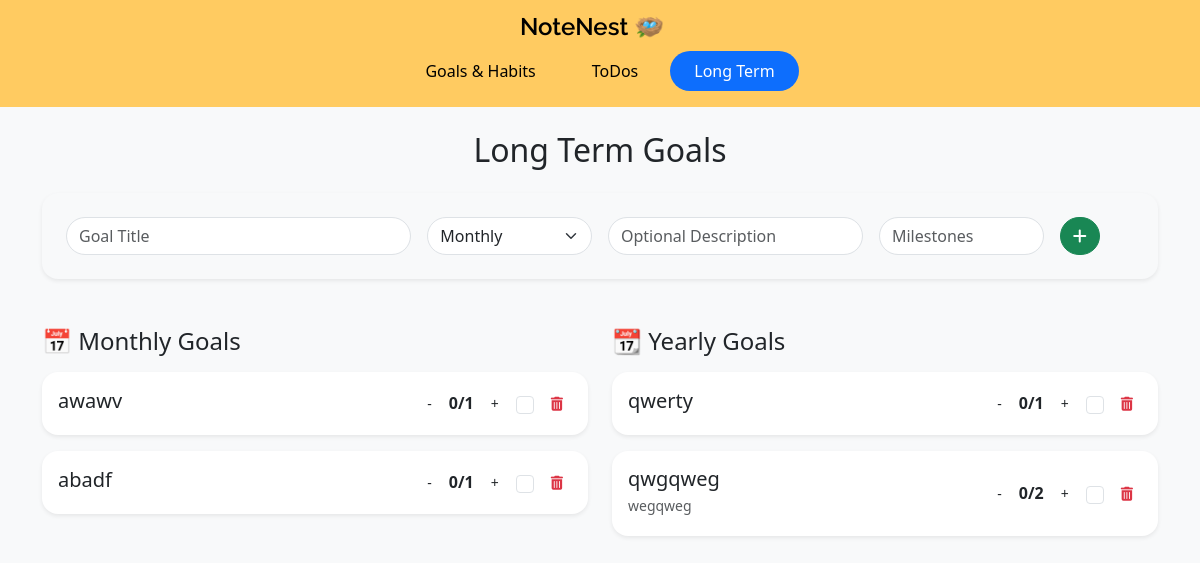
The app's page /longterm with its own data.
### app.py (models this page shows)
class LongTermGoal(db.Model):
    id = db.Column(db.Integer, primary_key=True)
    title = db.Column(db.String(150), nullable=False)
    description = db.Column(db.Text, nullable=True)
    type = db.Column(db.String(20), nullable=False)  # 'monthly' or 'yearly'
    completed = db.Column(db.Boolean, default=False)
    milestones = db.Column(db.Integer, default=1)  # total milestone points
    progress = db.Column(db.Integer, default=0)    # number of completed points
    created_at = db.Column(db.DateTime, default=datetime.utcnow)

### app.py (the view)
@app.route('/longterm')
def longterm():
    goals = LongTermGoal.query.order_by(LongTermGoal.created_at.desc()).all()
    return render_template('longterm.html', goals=goals)

### templates/longterm.html (shortened to what this page needs)
{% extends 'base.html' %}
{% block body %}
<div class="container my-4">
  <h2 class="text-center mb-4">Long Term Goals</h2>
  <form method="POST" action="{{ url_for('add_longterm') }}" class="p-4 bg-light rounded-4 shadow-sm mb-5">
    <div class="row g-3 align-items-center">
      <div class="col-md-4">
        <input type="text" name="title" class="form-control rounded-pill" placeholder="Goal Title" required>
      </div>
      <div class="col-md-2">
        <select name="type" class="form-select rounded-pill" required>
          <option value="monthly">Monthly</option>
        </select>
      </div>
      <div class="col-md-3">
        <input type="text" name="description" class="form-control rounded-pill" placeholder="Optional Description">
      </div>
      <div class="col-md-2">
        <input type="number" name="milestones" class="form-control rounded-pill" placeholder="Milestones" min="1">
      </div>
      <div class="col-md-1">
        <button class="btn btn-success rounded-pill"><i class="fas fa-plus"></i></button>
      </div>
    </div>
  </form>
  <div class="row">
    <div class="col-md-6">
      <h4 class="mb-3">📅 Monthly Goals</h4>
      {% for goal in goals if goal.type == 'monthly' %}
        {% include 'goal_card.html' %}
      {% endfor %}
    </div>
    <div class="col-md-6">
      <h4 class="mb-3 text-purple">📆 Yearly Goals</h4>
      {% for goal in goals if goal.type == 'yearly' %}
        {% include 'goal_card.html' %}
      {% endfor %}
    </div>
  </div>
</div>
{% endblock %}

### templates/goal_card.html
<div class="p-3 mb-3 rounded-4 shadow-sm bg-white d-flex flex-column gap-2">
  <div class="d-flex justify-content-between align-items-center">
    <div>
      <h5 class="mb-1">{{ goal.title }}</h5>
      {% if goal.description %}
        <p class="mb-1 text-muted small">{{ goal.description }}</p>
      {% endif %}
    </div>
    <div class="d-flex align-items-center gap-2">
      {% if goal.milestones > 0 %}
        <button class="btn btn-sm" onclick="updateProgress({{ goal.id }}, 'dec')">-</button>
        <span class="fw-bold">{{ goal.progress }}/{{ goal.milestones }}</span>
        <button class="btn btn-sm " onclick="updateProgress({{ goal.id }}, 'inc')">+</button>
      {% endif %}
      <input class="form-check-input" type="checkbox" {% if goal.completed %}checked{% endif %} onchange="toggleComplete({{ goal.id }})">
      <button class="btn btn-sm text-danger" onclick="deleteGoal({{ goal.id }})">
        <i class="fas fa-trash-alt"></i>
      </button>
    </div>
  </div>
</div>

### static/style.css (style rules this page uses)
input[type="checkbox"] { width: 18px; height: 18px; border-radius: 50%; cursor: pointer; }
.btn, .form-control, .form-select { border-radius: 2rem !important; }
select option { padding: 6px 10px; font-weight: bold; cursor: pointer; }

### records on screen
LongTermGoal: title "awawv", progress "0", milestones "1"
LongTermGoal: title "abadf", progress "0", milestones "1"
LongTermGoal: title "qwerty", progress "0", milestones "1"
LongTermGoal: title "qwgqweg", description "wegqweg", progress "0", milestones "2"
